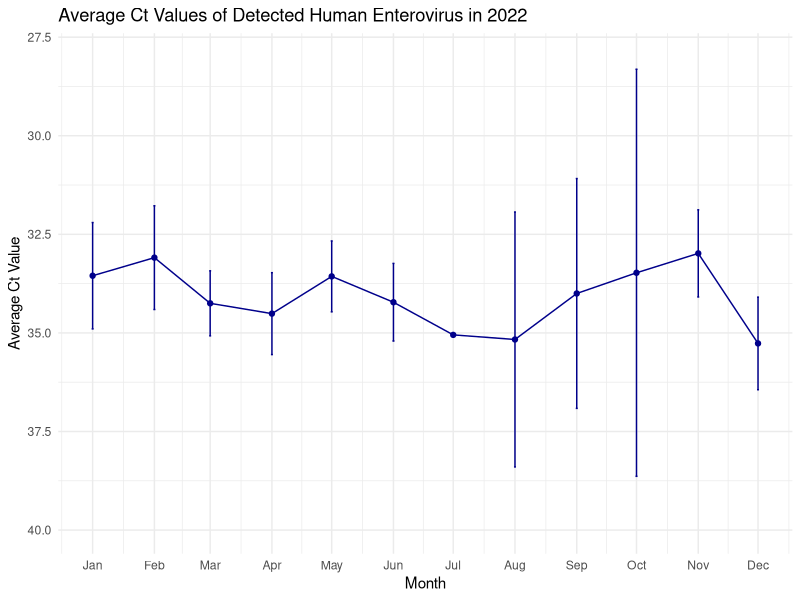
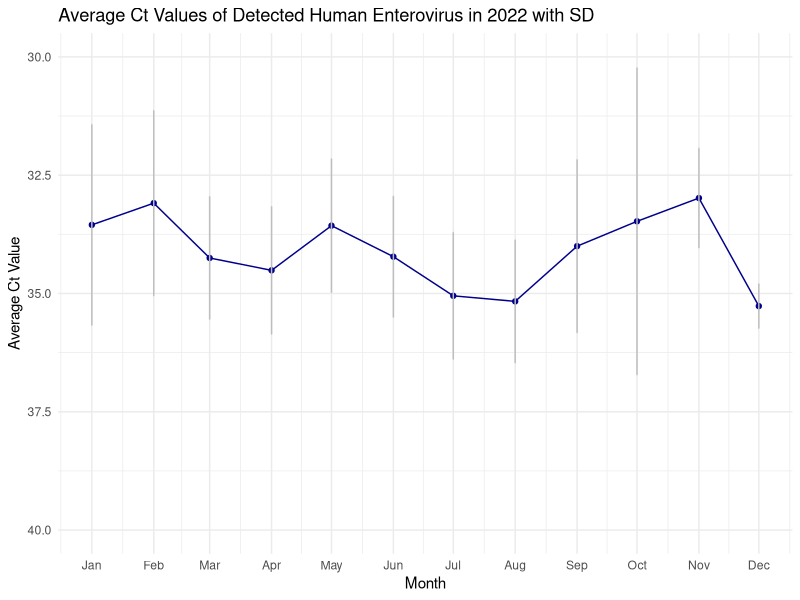
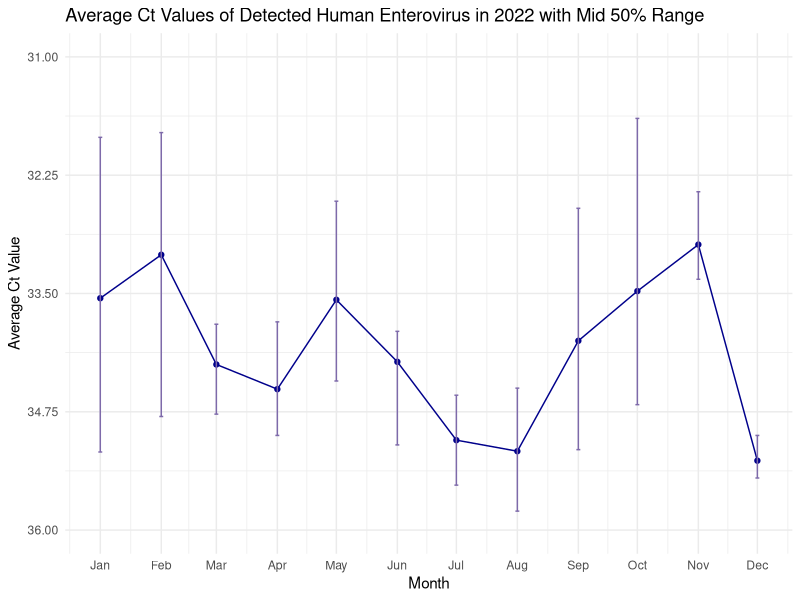

These charts were generated, in order, by the following R code:
#lineplot of average pcr value for enteroviruses and counts of how many times enteroviruses were detected.

library(dplyr)
library(ggplot2)
library(lubridate)
library(readr) 

# load pcr data
PCR_data <- read_csv(file ="all_air_test_data.csv")

# Convert samplingDate column to date format if it's not already
PCR_data$samplingDate <- as.Date(PCR_data$samplingDate, format = "%Y-%m-%d")

# Filter for human bocavirus and dates within 2022
filtered_pcr <- PCR_data %>%
  filter(pathogen == "human enterovirus (incl. rhinovirus)", year(samplingDate) == 2022, detected== "TRUE")
# Assuming the 'filtered_pcr' data frame is already created

# Group by month and calculate mean, standard deviation, and sample size
monthly_stats <- filtered_pcr %>%
  group_by(month = floor_date(samplingDate, "month")) %>%
  summarise(
    average_Ct = mean(Ct_value, na.rm = TRUE),
    sd_Ct = sd(Ct_value, na.rm = TRUE), # Standard deviation
    n = n() # Sample size
  ) %>%
  mutate(
    SEM = sd_Ct / sqrt(n), # Calculate Standard Error of the Mean (SEM)
    CI_lower = average_Ct - qt(0.975, n - 1) * SEM, # Lower bound of the 95% CI
    CI_upper = average_Ct + qt(0.975, n - 1) * SEM # Upper bound of the 95% CI
  )

# Display the monthly statistics with confidence intervals
print(monthly_stats)


# Plot the average Ct_value per month with confidence intervals
ggplot(monthly_stats, aes(x = month, y = average_Ct)) +
  geom_line(color = "darkblue") +  # Draw line connecting average Ct_values
  geom_point(color = "darkblue") +  # Add points for each month's average Ct_value
  geom_errorbar(aes(ymin = CI_lower, ymax = CI_upper), width = 1, color = "darkblue") +  # Add confidence interval error bars
  labs(title = "Average Ct Values of Detected Human Enterovirus in 2022",
       x = "Month",
       y = "Average Ct Value") +
  theme_minimal() +
  scale_x_date(date_breaks = "1 month", date_labels = "%b") +  # Format x-axis dates
  scale_y_reverse(limits = c(40, 28))  # Invert y-axis and set limits


library(ggplot2)
library(dplyr)
library(lubridate)
library(readr)

######IQRange####
# Group by month and calculate mean and standard deviation
monthly_stats <- filtered_pcr %>%
  group_by(month = floor_date(samplingDate, "month")) %>%
  summarise(
    average_Ct = mean(Ct_value, na.rm = TRUE),
    sd_Ct = sd(Ct_value, na.rm = TRUE), # Standard deviation
    n = n() # Sample size
  ) %>%
  mutate(
    sd_lower = average_Ct - sd_Ct, # Lower bound of the standard deviation
    sd_upper = average_Ct + sd_Ct  # Upper bound of the standard deviation
  )


# Plot the average Ct_value per month with standard deviation error bars
ggplot(monthly_stats, aes(x = month, y = average_Ct)) +
  geom_line(color = "darkblue") +  # Draw line connecting average Ct_values
  geom_point(color = "darkblue") +  # Add points for each month's average Ct_value
  geom_errorbar(aes(ymin = sd_lower, ymax = sd_upper), width = 0.2, color = "gray") +  # Add standard deviation error bars
  labs(title = "Average Ct Values of Detected Human Enterovirus in 2022 with SD",
       x = "Month",
       y = "Average Ct Value") +
  theme_minimal() +
  scale_x_date(date_breaks = "1 month", date_labels = "%b") +  # Format x-axis dates
  scale_y_reverse(limits = c(40, 30))  # Invert y-axis and set limits

print(monthly_stats)



# Group by month and calculate mean, standard deviation, and the mid 50% range
monthly_stats <- filtered_pcr %>%
  group_by(month = floor_date(samplingDate, "month")) %>%
  summarise(
    average_Ct = mean(Ct_value, na.rm = TRUE),
    sd_Ct = sd(Ct_value, na.rm = TRUE), # Standard deviation
    n = n(), # Sample size
    IQR_lower = quantile(Ct_value, 0.25, na.rm = TRUE), # 25th percentile
    IQR_upper = quantile(Ct_value, 0.75, na.rm = TRUE)  # 75th percentile
  )

# Display the monthly statistics with the mid 50% range
print(monthly_stats)

# Plot the average Ct_value per month with the mid 50% range
ggplot(monthly_stats, aes(x = month, y = average_Ct)) +
  geom_line(color = "darkblue") +  # Draw line connecting average Ct_values
  geom_point(color = "darkblue") +  # Add points for each month's average Ct_value
  geom_errorbar(aes(ymin = IQR_lower, ymax = IQR_upper), width = 2, color = "#7E6AAA") +  # Add IQR range bars
  labs(title = "Average Ct Values of Detected Human Enterovirus in 2022 with Mid 50% Range",
       x = "Month",
       y = "Average Ct Value") +
  theme_minimal() +
  scale_x_date(date_breaks = "1 month", date_labels = "%b") +  # Format x-axis dates
  scale_y_reverse(
    limits = c(36, 31), # Set the limits for y-axis
    breaks = seq(31, 36, length.out = 5) # Create 5 breaks between the limits
  )



###counts####

# Filter to include only rows where 'detected' is "TRUE", then group by month and count
monthly_detected_count <- filtered_pcr %>%
  filter(detected == "TRUE") %>% # Filter for samples with 'detected' as "TRUE"
  group_by(month = floor_date(samplingDate, "month")) %>%
  summarise(detected_count = n()) # Count the number of TRUE detections

# Display the monthly detected count
print(monthly_detected_count)
# Group by month and detection status, then count the number of occurrences
monthly_detection_summary <- filtered_pcr %>%
  group_by(month = floor_date(samplingDate, "month"), detection_status = detected) %>%
  summarise(count = n(), .groups = 'drop') # Count the number of occurrences for each detection status

# Display the monthly detection summary
print(monthly_detection_summary)

